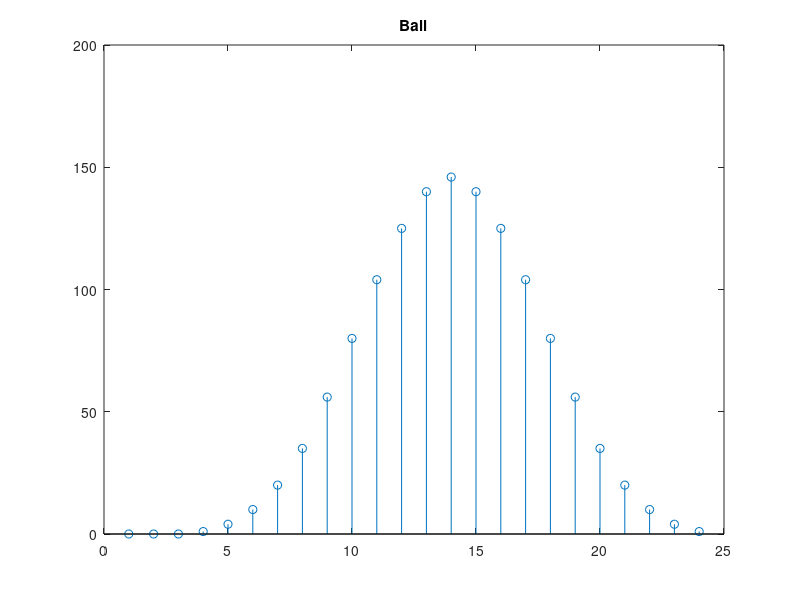

Write the MATLAB code that produced this figure. (Note: this script raises an error after producing the figure.)
% Determining the different numbers two die can roll

% Clear all the variables before we start
clear;

% Note: This is a 'brute force approach' we use nested loops to
% cover all posibilities

% Create a 1D array for the count & axis (we know the upper limit is the 
% 2x6 = 12 (as the range of values we can throw is 1-6)
NumbersThrownCount = zeros (1,24);

% Start a timer
tic

% Loop over the range of values of the first die
for throw_1 = 1:6

    % Loop over the range of values of the second die
    for throw_2 = 1:6        
        
        for throw_3 = 1:6

            for throw_4 = 1:6

                % Sum the values of the two die
                RollTotal = throw_1 + throw_2 + throw_3 + throw_4;
        
		        % Increase the count of this throw
                NumbersThrownCount(RollTotal) = NumbersThrownCount(RollTotal) + 1;

            end

        end

    end
    
end

% stop timer 
toc

% Now we plot a graph of the number of times each number is thrown
stem(NumbersThrownCount);
title("Ball");

% Ask user for a a value they would like the probability of throwing
Throw = AskForRealNum("the sum of dice");

Probability = NumbersThrownCount(Throw) / sum(NumbersThrownCount) * 100;

% We use fprintf for output (the format is the same as for printf in C)
fprintf("The probability of throwing a %d is %f %%\n", Throw, Probability);

% End of code

function Num = AskForRealNum(VarName)

    NumStr= input("Enter a real, numerical number for "+ VarName +": ", "s");

    Num = str2double(NumStr);

    while ~isreal(Num) || isinf(Num) || isnan(Num)
        if ~isreal(Num)
            fprintf("%s must be real\n", VarName)
        elseif isinf(Num)
            fprintf("%s must be finite\n", VarName)
        elseif isnan(Num)
            fprintf("%s must be a number\n", VarName)
        else
            disp("?")
        end
        NumStr= input("Enter a real, numerical number for "+ VarName +": ", "s");
        Num = str2double(NumStr);
    end
end
